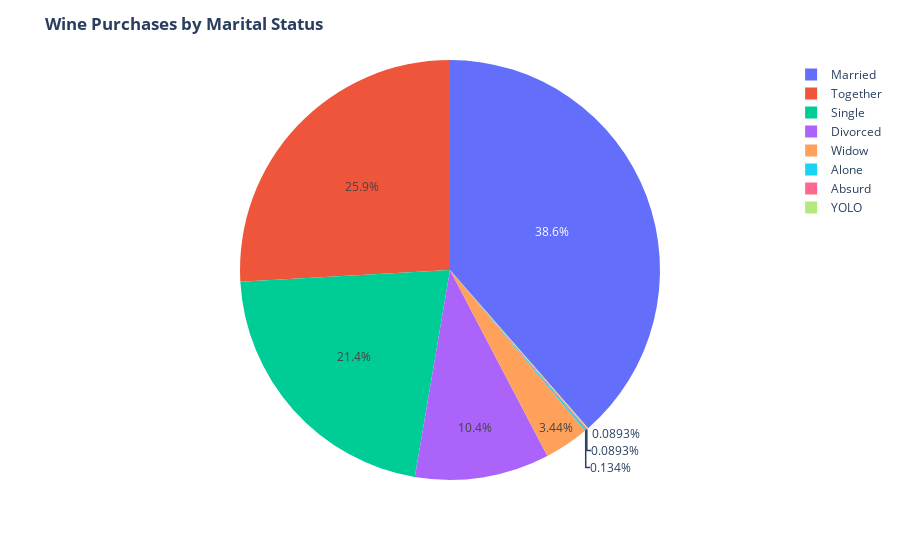

The notebook cell this image was saved under:
### Code cell
#Do married people purchase more wine?
fig = px.pie(df, names='Marital_Status')
fig.update_layout(title='<b>Wine Purchases by Marital Status<b>')
fig.show()

### Figure 1 — Plotly figure (JSON) as saved in the notebook; plotly's stock layout.template omitted (floating-point values rounded to 4 significant figures; data arrays with more than 128 entries replaced by an {"elided": "..."} marker saying what was removed)
{"data": [{"domain": {"x": [0, 1], "y": [0, 1]}, "hovertemplate": "Marital_Status=%{label}<extra></extra>", "labels": {"elided": "2240 str values"}, "legendgroup": "", "name": "", "showlegend": true, "type": "pie"}], "layout": {"autosize": true, "legend": {"tracegroupgap": 0}, "margin": {"t": 60}, "title": {"text": "<b>Wine Purchases by Marital Status<b>"}}}
